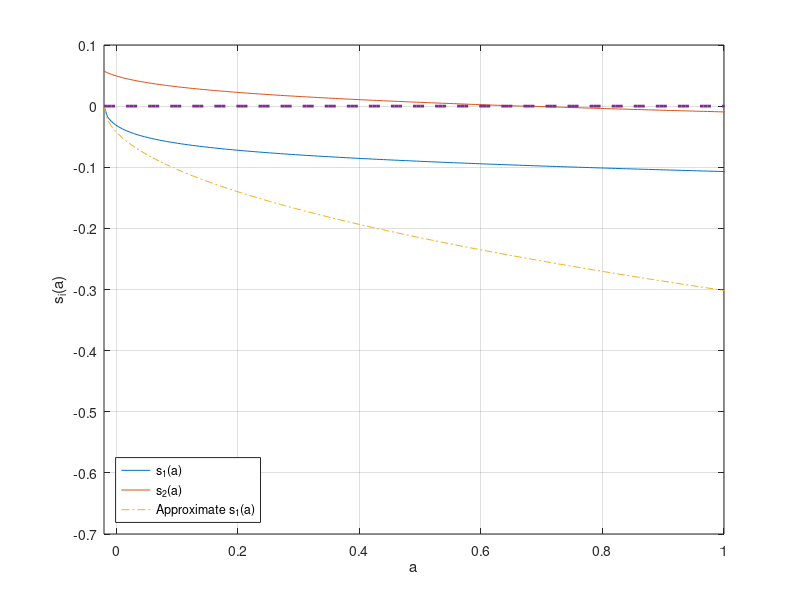
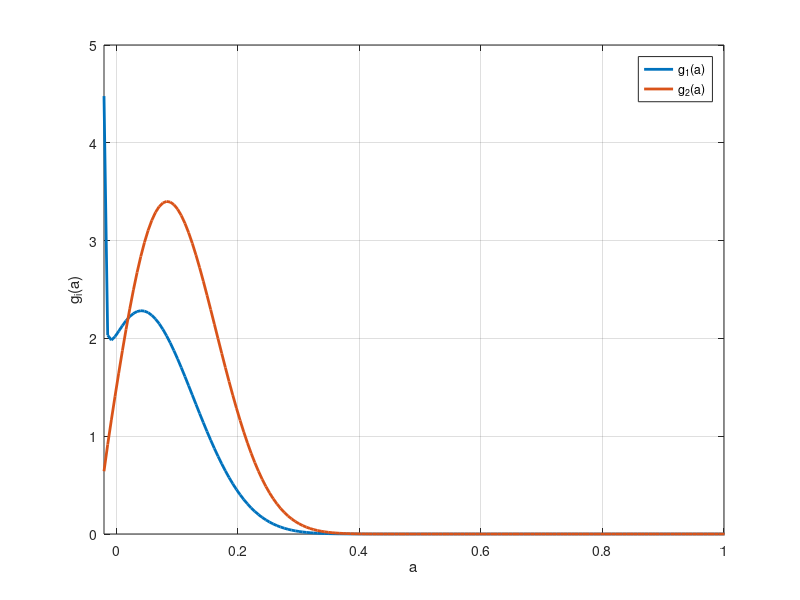

Source code (MATLAB) for these figures, in order:
%Optimized for speed by SeHyoun Ahn

clear all; clc; close all;

% Inicia el cronómetro para medir el tiempo de ejecución
tic;

% -------------------------------------------------------------------------
% 1. DEFINICIÓN DE PARÁMETROS DEL MODELO
% -------------------------------------------------------------------------

s = 1.2;       % Coeficiente de aversión relativa al riesgo (gamma en los apuntes) 
r = 0.035;     % Tasa de interés (fija, estamos en equilibrio parcial) 
rho = 0.05;    % Tasa de descuento subjetiva (impaciencia) 
z1 = .1;       % Estado de ingresos bajos 
z2 = .2;       % Estado de ingresos altos 
z = [z1,z2];   % Vector de estados de ingreso
la1 = 1.5;     % Intensidad de Poisson para pasar de z1 a z2 (lambda_1) 
la2 = 1;       % Intensidad de Poisson para pasar de z2 a z1 (lambda_2) 
la = [la1,la2]; % Vector de intensidades

% -------------------------------------------------------------------------
% 2. CREACIÓN DEL GRID (REJILLA)
% -------------------------------------------------------------------------
% El método de diferencias finitas requiere discretizar el espacio de estados 

I=500;             % Número de puntos en la grilla de activos 'a'
amin = -0.02;      % Límite inferior de activos (restricción de endeudamiento, \underline{a}) 
amax = 3;          % Límite superior de activos (truncamiento artificial)
a = linspace(amin,amax,I)'; % Vector columna de la grilla de activos (equiespaciada)
da = (amax-amin)/(I-1);  % Distancia entre puntos de la grilla (\Delta a) 

% Matrices auxiliares para cálculos vectorizados
aa = [a,a];        % Repite la grilla de activos para ambos estados de 'z'
zz = ones(I,1)*z;  % Matriz (I x 2) con los valores de 'z' correspondientes

% -------------------------------------------------------------------------
% 3. PARÁMETROS DE ITERACIÓN NUMÉRICA
% -------------------------------------------------------------------------

maxit= 100;        % Número máximo de iteraciones para la función de valor
crit = 10^(-6);    % Criterio de convergencia (tolerancia)
Delta = 1000;      % Tamaño del paso para el método implícito 
                   % Un Delta grande se acerca a la solución estacionaria rho*v = ... 

% Inicialización de matrices para las derivadas y la política de consumo
dVf = zeros(I,2); % Derivada aproximada hacia adelante (Forward difference)
dVb = zeros(I,2); % Derivada aproximada hacia atrás (Backward difference)
c = zeros(I,2);   % Política de consumo

% Matriz (sparse) que captura los saltos entre estados de ingreso (z1 <-> z2)
% Esto representa los términos \lambda_j(v_{-j} - v_j) en la HJB 
% Es una matriz de bloque (2I x 2I) 
Aswitch = [-speye(I)*la(1),speye(I)*la(1);speye(I)*la(2),-speye(I)*la(2)];

% -------------------------------------------------------------------------
% 4. CONJETURA INICIAL (INITIAL GUESS) PARA LA FUNCIÓN DE VALOR
% -------------------------------------------------------------------------
% Una conjetura común es el valor de consumir permanentemente y+ra 
v0(:,1) = (z(1) + r.*a).^(1-s)/(1-s)/rho;
v0(:,2) = (z(2) + r.*a).^(1-s)/(1-s)/rho;

v = v0; % 'v' es la función de valor que se actualizará en cada iteración

% -------------------------------------------------------------------------
% 5. BUCLE PRINCIPAL: ITERACIÓN DE LA FUNCIÓN DE VALOR (HJB)
% -------------------------------------------------------------------------
% Se itera hasta que la función de valor converja 

for n=1:maxit
    V = v; % Guarda la función de valor de la iteración anterior (v^n)
    V_n(:,:,n)=V; % (Opcional: guarda el historial de iteraciones)
    
    % --- 5.1. Aproximación de derivadas (Diferencias Finitas) ---
    
    % Derivada hacia adelante: v'(a_i) \approx (v_{i+1} - v_i) / da 
    dVf(1:I-1,:) = (V(2:I,:)-V(1:I-1,:))/da;
    dVf(I,:) = (z + r.*amax).^(-s); % Condición en el límite superior (amax)
    
    % Derivada hacia atrás: v'(a_i) \approx (v_i - v_{i-1}) / da 
    dVb(2:I,:) = (V(2:I,:)-V(1:I-1,:))/da;
    dVb(1,:) = (z + r.*amin).^(-s); % Condición de restricción estatal en amin 
                                   % v'(\underline{a}) = u'(z + r*\underline{a})
    
    % Comprobación de concavidad (útil para depurar) 
    I_concave = dVb > dVf; 
    
    % --- 5.2. ESQUEMA "UPWIND" ---
    % El esquema "upwind" elige la diferencia (adelante/atrás) basándose
    % en la dirección del "drift" (ahorro, s_j(a)) 
    
    % Primero, calcula el drift (ahorro) para AMBAS aproximaciones 
    
    % 1. Ahorro con derivada hacia adelante (forward)
    cf = dVf.^(-1/s);      % c = (u')^{-1}(v') => c = (v')^{-1/s} 
    ssf = zz + r.*aa - cf; % s_j(a) = z_j + ra - c_j(a) (drift) 
    
    % 2. Ahorro con derivada hacia atrás (backward)
    cb = dVb.^(-1/s);
    ssb = zz + r.*aa - cb;
    
    % 3. Ahorro nulo (c_j(a) = z_j + ra)
    % Se usa si el drift cambia de signo (s_F <= 0 <= s_B) 
    c0 = zz + r.*aa;
    dV0 = c0.^(-s);
    
    % Indicadores para elegir la derivada correcta 
    If = ssf > 0; % Usar 'forward' si el drift (ahorro) es positivo
    Ib = ssb < 0; % Usar 'backward' si el drift (ahorro) es negativo
    I0 = (1-If-Ib); % Usar 'cero' (dV0) si el drift está entre ssf y ssb
    
    % Selecciona la derivada apropiada según el esquema upwind
    dV_Upwind = dVf.*If + dVb.*Ib + dV0.*I0; 
    
    % Calcula la política de consumo final y la utilidad 
    c = dV_Upwind.^(-1/s);
    u = c.^(1-s)/(1-s);
    
    % --- 5.3. CONSTRUCCIÓN DE LA MATRIZ DE TRANSICIÓN 'A' ---
    % Esta matriz 'A' es el "generador infinitesimal" discretizado 
    % Representa la parte de la derivada espacial (v') de la HJB.
    % Los términos vienen de reordenar la HJB discretizada 
    
    % x_ij: coeficiente para v_{i-1,j}
    X = - min(ssb,0)/da;
    % y_ij: coeficiente para v_{i,j}
    Y = - max(ssf,0)/da + min(ssb,0)/da;
    % z_ij: coeficiente para v_{i+1,j}
    Z = max(ssf,0)/da;
    
    % (Nota: los términos -lambda_j no están en Y
    % porque se añaden por separado a través de 'Aswitch')

    % Construye bloques diagonales (sparse) para cada estado 'z'
    % spdiags crea una matriz sparse a partir de sus diagonales
    A1=spdiags(Y(:,1),0,I,I)+spdiags(X(2:I,1),-1,I,I)+spdiags([0;Z(1:I-1,1)],1,I,I);
    A2=spdiags(Y(:,2),0,I,I)+spdiags(X(2:I,2),-1,I,I)+spdiags([0;Z(1:I-1,2)],1,I,I);

    % Combina los bloques (movimiento en 'a') con la matriz de salto (movimiento en 'z')
    A = [A1,sparse(I,I);sparse(I,I),A2] + Aswitch; % Matriz completa (2I x 2I) 
    
    % Comprobación: Las filas de 'A' deben sumar 0 
    if max(abs(sum(A,2)))>10^(-9)
       disp('Matriz de Transición Impropia')
       break
    end
    
    % --- 5.4. RESOLVER EL SISTEMA (MÉTODO IMPLÍCITO) ---
    % La ecuación HJB discretizada en forma implícita es:
    % (v^{n+1} - v^n) / Delta + rho * v^{n+1} = u^n + A^n * v^{n+1} 
    % Reordenando:
    % [(1/Delta + rho)I - A^n] * v^{n+1} = u^n + v^n / Delta 
    % Llamamos B = [(1/Delta + rho)I - A^n] y b = u^n + v^n / Delta
    
    B = (1/Delta + rho)*speye(2*I) - A; % Matriz B
    
    % Apila (stack) los vectores para resolver el sistema lineal
    u_stacked = [u(:,1);u(:,2)];
    V_stacked = [V(:,1);V(:,2)]; % v^n
    
    b = u_stacked + V_stacked/Delta; % Vector b
    
    % Resuelve el sistema lineal B * v^{n+1} = b
    % Esta es la operación clave de la iteración implícita 
    V_stacked = B\b; % v^{n+1}
    
    % Des-apila (unstack) el vector de resultado para la próxima iteración
    V = [V_stacked(1:I),V_stacked(I+1:2*I)];
    
    % --- 5.5. Comprobación de Convergencia ---
    Vchange = V - v; % Diferencia entre v^{n+1} y v^n
    v = V; % Actualiza la función de valor para la próxima iteración

    dist(n) = max(max(abs(Vchange)));
    if dist(n)<crit
        disp('Función de Valor Convergida, Iteración = ')
        disp(n)
        break
    end
end
toc; % Fin del cronómetro para la HJB

% -------------------------------------------------------------------------
% 6. ECUACIÓN DE FOKKER-PLANCK (KOLMOGOROV FORWARD)
% -------------------------------------------------------------------------
% Ahora que 'A' ha convergido, encontramos la distribución estacionaria 'g'
% resolviendo A^T * g = 0 

AT = A'; % El operador de KF es la transpuesta (adjunta) del operador de HJB 
b = zeros(2*I,1); % El lado derecho es cero

% El sistema A^T * g = 0 es singular (las columnas de A^T suman 0).
% Necesitamos imponer la condición de que la distribución suma 1.
% El apéndice describe un "arreglo sucio" ("dirty fix"):
% reemplazar una fila de A^T por (0,...0,1,0,...0) y fijar b(i_fix) a un valor.
i_fix = 1;
b(i_fix)=.1; % Un valor arbitrario, será normalizado después
row = [zeros(1,i_fix-1),1,zeros(1,2*I-i_fix)];
AT(i_fix,:) = row; % Reemplaza la fila i_fix de A^T

% Resuelve el sistema lineal modificado A^T * g = b
gg = AT\b;

% Normaliza la distribución 'gg' para que la masa total sea 1
% La integral es la suma de (g_i * da) 
g_sum = gg'*ones(2*I,1)*da;
gg = gg./g_sum;

% Des-apila (unstack) el vector de distribución
g = [gg(1:I),gg(I+1:2*I)];

% Comprueba que la masa de cada tipo de ingreso suma a sus probabilidades estacionarias
check1 = g(:,1)'*ones(I,1)*da; % Masa total tipo 1 (debería ser la_2 / (la_1+la_2))
check2 = g(:,2)'*ones(I,1)*da; % Masa total tipo 2 (debería ser la_1 / (la_1+la_2))

% -------------------------------------------------------------------------
% 7. CÁLCULO DE AGREGADOS Y GRÁFICOS
% -------------------------------------------------------------------------

% Vuelve a calcular la política de ahorro (drift) final
adot = zz + r.*aa - c;
set(gca,'FontSize',14)
plot(a,adot,a,zeros(1,I),'--','LineWidth',2)
grid
xlabel('a')
ylabel('s_i(a)')
xlim([amin amax])

% Calcula la oferta de activos agregados S(r) 
S = g(:,1)'*a*da + g(:,2)'*a*da;


% --- Aproximación cerca de la restricción de endeudamiento ---
% Esto comprueba analíticamente la Proposición 1 del paper principal 
% s_1(a) \approx -\sqrt(2*\nu_1) * \sqrt(a - \underline{a}) 

% u'(c_1(\underline{a}))
u1 = (z1+r*amin)^(-s); 
% u'(c_2(\underline{a}))
u2 = c(1,2)^(-s);
% u''(c_1(\underline{a}))
u11 = -s*(z1+r*amin)^(-s-1);

% Fórmula para \nu_1 (nu) 
% \nu_1 = [ (rho-r)u'(c1) + la1(u'(c1) - u'(c2)) ] / (-u''(c1))
nu = sqrt(-2*((rho-r)*u1 + la1*(u1 - u2))/u11);

% Función de ahorro aproximada
s_approx = -nu*(a-amin).^(1/2);

% --- Gráficos ---
amax1 = 1; % Límite para el gráfico
set(gca,'FontSize',14)
h1 = plot(a,adot,a,s_approx,'-.',a,zeros(1,I),'--','LineWidth',2)
legend(h1,'s_1(a)','s_2(a)','Approximate s_1(a)','Location','SouthWest')
grid
xlabel('a')
ylabel('s_i(a)')
xlim([amin amax1])
% print -depsc HJB_stateconstraint.eps % (Comentado para no guardar archivo)

figure % Nueva figura para las densidades
set(gca,'FontSize',14)
h1 = plot(a,g,'LineWidth',2)
legend(h1,'g_1(a)','g_2(a)')
grid
xlabel('a')
ylabel('g_i(a)')
xlim([amin amax1])
% print -depsc densities.eps % (Comentado para no guardar archivo)